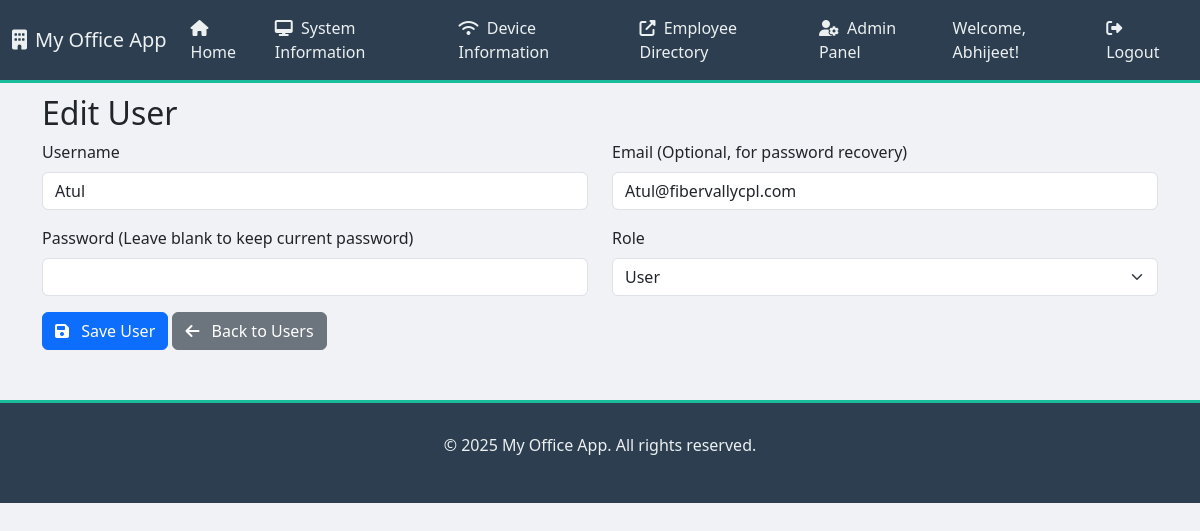
The app's page /admin/users/edit/2 (signed in) with its own data.
### app.py (models this page shows, shortened)
class User(UserMixin, db.Model):
    id = db.Column(db.Integer, primary_key=True)
    username = db.Column(db.String(80), unique=True, nullable=False)
    email = db.Column(db.String(120), unique=True, nullable=True) # Added email for future password reset
    password_hash = db.Column(db.String(128))
    role = db.Column(db.String(80), default='user') # 'user' or 'admin'

### app.py (the view, shortened to what this page needs)
@app.route('/admin/users/edit/<int:id>', methods=['GET', 'POST'])
@login_required
@admin_required
def edit_user(id):
    user = User.query.get_or_404(id)
    return render_template('admin_user_form.html', user=user, title='Edit User')

### app.py (called while the page is built)
@app.context_processor
def inject_datetime():
    return {'datetime': datetime}

@login_manager.user_loader
def load_user(user_id):
    return User.query.get(int(user_id))

def admin_required(f):
    @wraps(f)
    def decorated_function(*args, **kwargs):
        if not current_user.is_authenticated or current_user.role != 'admin':
            flash('You do not have administrative access to view this page.', 'danger')
            return redirect(url_for('index')) # Redirect to home if not admin
        return f(*args, **kwargs)
    return decorated_function

### templates/admin_user_form.html (shortened to what this page needs)
{% extends "base.html" %}
{% block content %}
    <div class="container mt-4">
        <h2>{{ title }}</h2>
        <form method="POST">
            <div class="row">
                <div class="col-md-6 mb-3">
                    <label for="username" class="form-label">Username</label>
                    <input type="text" class="form-control" id="username" name="username" value="{{ user.username if user else '' }}" required>
                </div>
                <div class="col-md-6 mb-3">
                    <label for="email" class="form-label">Email (Optional, for password recovery)</label>
                    <input type="email" class="form-control" id="email" name="email" value="{{ user.email if user else '' }}">
                </div>
                <div class="col-md-6 mb-3">
                    <label for="password" class="form-label">Password {% if user %}(Leave blank to keep current password){% else %}(Required){% endif %}</label>
                    <input type="password" class="form-control" id="password" name="password" {% if not user %}required{% endif %}>
                </div>
                <div class="col-md-6 mb-3">
                    <label for="role" class="form-label">Role</label>
                    <select class="form-select" id="role" name="role">
                        <option value="user" {% if user and user.role == 'user' %}selected{% endif %}>User</option>
                    </select>
                </div>
            </div>
            <button type="submit" class="btn btn-primary"><i class="fas fa-save me-2"></i> Save User</button>
            <a href="{{ url_for('admin_users') }}" class="btn btn-secondary"><i class="fas fa-arrow-left me-2"></i> Back to Users</a>
        </form>
    </div>
{% endblock %}

### templates/base.html (shortened to what this page needs)
<!DOCTYPE html>
<html lang="en">
<head>
    <link href="https://cdn.jsdelivr.net/npm/bootstrap@5.3.3/dist/css/bootstrap.min.css" rel="stylesheet">
    <link rel="stylesheet" href="https://cdnjs.cloudflare.com/ajax/libs/font-awesome/6.5.2/css/all.min.css" />
    <link rel="stylesheet" href="https://cdnjs.cloudflare.com/ajax/libs/animate.css/4.1.1/animate.min.css"/>
</head>
<body>
    <nav class="navbar navbar-expand-lg navbar-dark fixed-top">
        <div class="container-fluid">
            <a class="navbar-brand" href="{{ url_for('index') }}">
                <i class="fas fa-building me-2"></i>My Office App
            </a>
            <div class="collapse navbar-collapse" id="navbarNav">
                <ul class="navbar-nav me-auto mb-2 mb-lg-0">
                    <li class="nav-item">
                        <a class="nav-link" aria-current="page" href="{{ url_for('index') }}">
                            <i class="fas fa-home me-1"></i> Home
                        </a>
                    </li>
                    <li class="nav-item">
                        <a class="nav-link" href="{{ url_for('system_info_list') }}">
                            <i class="fas fa-desktop me-1"></i> System Information
                        </a>
                    </li>
                    <li class="nav-item">
                        <a class="nav-link" href="{{ url_for('router_info_list') }}">
                            <i class="fas fa-wifi me-1"></i> Device Information
                        </a>
                    </li>
                    <li class="nav-item">
                        <a class="nav-link" href="http://172.16.16.191:5002" target="_blank">
                            <i class="fas fa-external-link-alt me-1"></i> Employee Directory
                        </a>
                    </li>
                    {% if current_user.is_authenticated and current_user.role == 'admin' %}
                    <li class="nav-item">
                        <a class="nav-link" href="{{ url_for('admin_users') }}"><i class="fas fa-user-cog me-1"></i> Admin Panel</a>
                    </li>
                    {% endif %}
                </ul>
                <ul class="navbar-nav ms-auto">
                    {% if current_user.is_authenticated %}
                    <li class="nav-item">
                        <span class="nav-link text-white">Welcome, {{ current_user.username }}!</span>
                    </li>
                    <li class="nav-item">
                        <a class="nav-link" href="{{ url_for('logout') }}"><i class="fas fa-sign-out-alt me-1"></i> Logout</a>
                    </li>
                    {% else %}
                    <li class="nav-item">
                        <a class="nav-link" href="{{ url_for('login') }}"><i class="fas fa-sign-in-alt me-1"></i> Login</a>
                    </li>
                    {% endif %}
                </ul>
            </div>
        </div>
    </nav>
    <div id="flash-messages-container">
    </div>
    <div class="container-fluid mt-4">
        {% block content %}{% endblock %}
    </div>
    <footer class="footer">
        <div class="container">
            <p>&copy; {{ datetime.now().year }} My Office App. All rights reserved.</p>
        </div>
    </footer>
</body>
</html>

### templates/base.html (style rules this page uses)
body { font-family: 'Segoe UI', Tahoma, Geneva, Verdana, sans-serif; background-color: #f0f2f5; overflow-x: hidden; padding-top: 70px; }
.navbar { background-color: #2c3e50 !important; border-bottom: 3px solid #1abc9c; }
.navbar-brand, .nav-link { color: #ecf0f1 !important; font-weight: 500; }
.footer { background-color: #2c3e50; color: #ecf0f1; padding: 30px 0; text-align: center; margin-top: 50px; border-top: 3px solid #1abc9c; }
#flash-messages-container { position: fixed; top: 70px; left: 0; right: 0; z-index: 1050; padding: 10px 15px; pointer-events: none; display: flex; justify-content: center; }

### records on screen
User: username "Abhijeet"
User: username "Atul", email "Atul@fibervallycpl.com", role "User"

### other values on screen
{{ title }} "Edit User"
